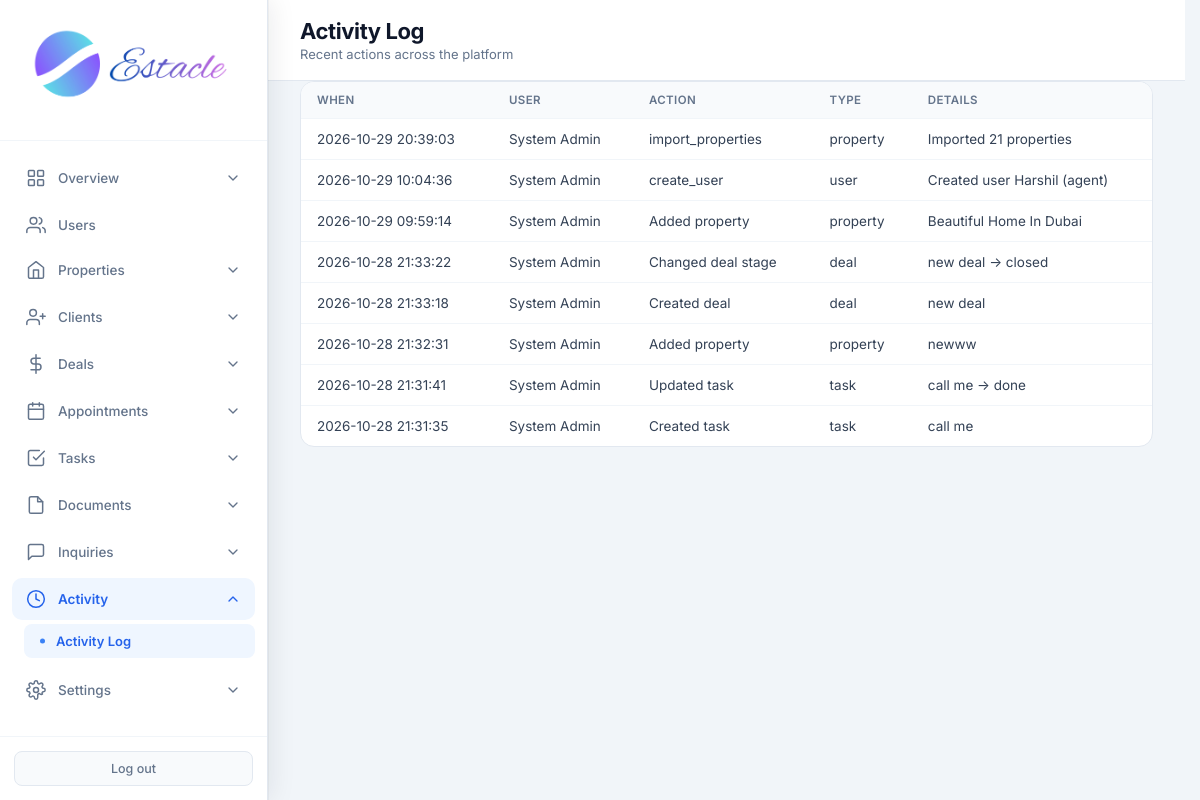
/admin/activity (signed in), run on the app's committed database.
### tables this page shows
CREATE TABLE activity_log (
            id INTEGER PRIMARY KEY AUTOINCREMENT,
            user_id INTEGER,
            action TEXT NOT NULL,
            entity_type TEXT,
            entity_id INTEGER,
            details TEXT,
            created_at TIMESTAMP DEFAULT CURRENT_TIMESTAMP,
            FOREIGN KEY (user_id) REFERENCES users (id)
        );

CREATE TABLE users (
            id INTEGER PRIMARY KEY AUTOINCREMENT,
            email TEXT UNIQUE NOT NULL,
            password TEXT NOT NULL,
            full_name TEXT NOT NULL,
            role TEXT NOT NULL CHECK(role IN ('admin', 'agent', 'customer')),
            phone TEXT,
            created_at TIMESTAMP DEFAULT CURRENT_TIMESTAMP,
            is_active INTEGER DEFAULT 1
        , avatar TEXT, last_seen TIMESTAMP, job_title TEXT, department TEXT, employee_id TEXT, license_no TEXT, commission_rate REAL, alt_phone TEXT, address TEXT, city TEXT, state TEXT, country TEXT, postal_code TEXT, notes TEXT, hire_date TEXT, timezone TEXT);

### routes/admin.py (the view)
@admin.route('/admin/activity')
@login_required
@role_required('admin')
def admin_activity():
    db = get_db()
    logs = db.execute(
        "SELECT a.*, u.full_name as user_name FROM activity_log a LEFT JOIN users u ON a.user_id = u.id ORDER BY a.created_at DESC LIMIT 100"
    ).fetchall()
    return render_template('admin_activity.html', logs=logs)

### core/db.py (called while the page is built)
def get_db():
    if 'db' not in g:
        g.db = sqlite3.connect(current_app.config['DATABASE'])
        g.db.row_factory = sqlite3.Row
    return g.db

### core/helpers.py (called while the page is built)
def login_required(f):
    @wraps(f)
    def decorated_function(*args, **kwargs):
        if 'user_id' not in session:
            flash('Please log in to access this page.', 'warning')
            return redirect(url_for('auth.login'))
        return f(*args, **kwargs)
    return decorated_function

def role_required(*roles):
    def decorator(f):
        @wraps(f)
        def decorated_function(*args, **kwargs):
            if 'user_id' not in session:
                flash('Please log in to access this page.', 'warning')
                return redirect(url_for('auth.login'))
            if session.get('role') not in roles:
                flash('You do not have permission to access this page.', 'danger')
                return redirect(url_for('auth.role_redirect'))
            return f(*args, **kwargs)
        return decorated_function
    return decorator

### templates/admin_activity.html (shortened to what this page needs)
<!DOCTYPE html>
<html lang="en">
<head>
<link rel="stylesheet" href="{{ url_for('static', filename='css/admin.css') }}">
</head>
<body>
<div class="app-layout">
{% set active = 'activity' %}
{% include 'partials/admin_sidebar.html' %}
<main class="main-content">
<header class="top-bar">
<div><h1 class="page-title">Activity Log</h1><p class="page-subtitle">Recent actions across the platform</p></div>
</header>
<div class="panel full"><div class="table-wrap"><table>
<thead><tr><th>When</th><th>User</th><th>Action</th><th>Type</th><th>Details</th></tr></thead>
<tbody>
{% for a in logs %}
<tr>
<td>{{ a.created_at }}</td>
<td>{{ a.user_name or '—' }}</td>
<td>{{ a.action }}</td>
<td>{{ a.entity_type or '—' }}</td>
<td>{{ a.details or '—' }}</td>
</tr>
{% else %}<tr><td colspan="5" class="empty">No activity yet</td></tr>{% endfor %}
</tbody></table></div></div>
</main>
</div>
</body>
</html>

### static/css/admin.css (style rules this page uses)
* { margin: 0; padding: 0; box-sizing: border-box; }
body { font-family: 'Inter', -apple-system, BlinkMacSystemFont, 'Segoe UI', Roboto, sans-serif; background: #f1f5f9; color: #0f172a; min-height: 100vh; }
.app-layout { display: flex; min-height: 100vh; }
.main-content { flex: 1; margin-left: 268px; min-height: 100vh; }
.top-bar { background: white; padding: 18px 32px; border-bottom: 1px solid #e2e8f0; display: flex; justify-content: space-between; align-items: center; }
.page-title { font-family: 'Inter', sans-serif; font-size: 22px; font-weight: 700; letter-spacing: -0.4px; color: #0f172a; }
.page-subtitle { font-size: 13px; color: #64748b; margin-top: 2px; font-weight: 400; }
.panel { background: white; border-radius: 14px; border: 1px solid #e2e8f0; overflow: hidden; }
.panel.full { margin: 0 32px 24px; }
.table-wrap { overflow-x: auto; }
table { width: 100%; border-collapse: collapse; font-size: 13.5px; }
th { text-align: left; padding: 11px 16px; background: #f8fafc; color: #64748b; font-weight: 600; font-size: 11.5px; text-transform: uppercase; letter-spacing: 0.4px; }
td { padding: 12px 16px; border-top: 1px solid #f1f5f9; color: #334155; }
html { scrollbar-gutter: stable; }
.app-layout > :not(.sidebar):not(script):not(style) { animation: estacle-page-in 200ms cubic-bezier(0.22, 0.61, 0.36, 1) backwards; }

### data on the page
activity_log: created_at "2026-10-29 20:39:03", full_name "System Admin", action "import_properties", entity_type "property", details "Imported 21 properties"
activity_log: created_at "2026-10-29 10:04:36", full_name "System Admin", action "create_user", entity_type "user", details "Created user Harshil (agent)"
activity_log: created_at "2026-10-29 09:59:14", full_name "System Admin", action "Added property", entity_type "property", details "Beautiful Home In Dubai"
activity_log: created_at "2026-10-28 21:33:22", full_name "System Admin", action "Changed deal stage", entity_type "deal", details "new deal → closed"
activity_log: created_at "2026-10-28 21:33:18", full_name "System Admin", action "Created deal", entity_type "deal", details "new deal"
activity_log: created_at "2026-10-28 21:32:31", full_name "System Admin", action "Added property", entity_type "property", details "newww"
activity_log: created_at "2026-10-28 21:31:41", full_name "System Admin", action "Updated task", entity_type "task", details "call me → done"
activity_log: created_at "2026-10-28 21:31:35", full_name "System Admin", action "Created task", entity_type "task", details "call me"
